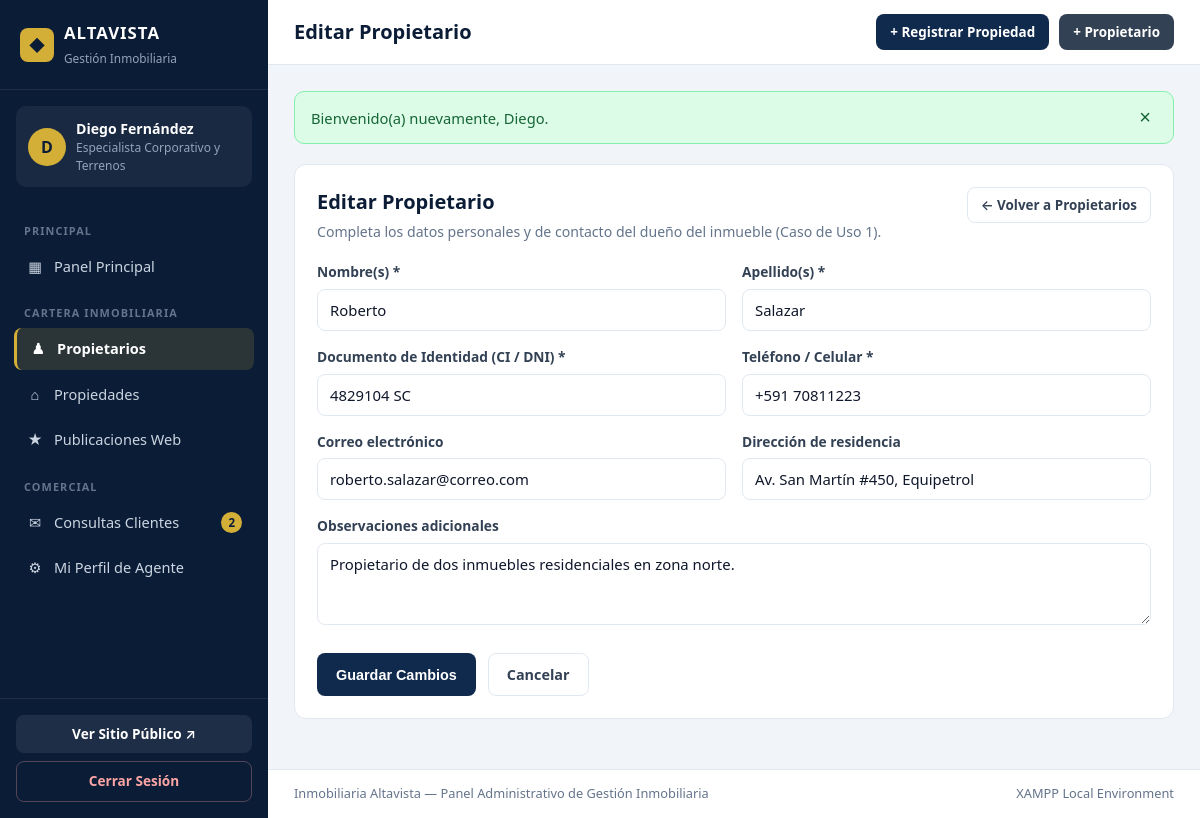
The app's page /admin/propietario_form.php?id=1 (signed in) with its own data.
### tables this page shows
CREATE TABLE `propietarios` (
  `id_propietario` INT NOT NULL AUTO_INCREMENT,
  `nombre` VARCHAR(100) NOT NULL,
  `apellido` VARCHAR(100) NOT NULL,
  `documento_identidad` VARCHAR(30) NOT NULL,
  `telefono` VARCHAR(30) NOT NULL,
  `email` VARCHAR(150) DEFAULT NULL,
  `direccion_residencia` VARCHAR(255) DEFAULT NULL,
  `notas` TEXT DEFAULT NULL,
  `fecha_registro` TIMESTAMP NOT NULL DEFAULT CURRENT_TIMESTAMP,
  PRIMARY KEY (`id_propietario`),
  UNIQUE KEY `uk_propietarios_documento` (`documento_identidad`)
);

### admin/propietario_form.php (the view, shortened to what this page needs)
<?php
require_once __DIR__ . '/../config/app.php';
$pdo = getDBConnection();
$id = (int) ($_GET['id'] ?? 0);
$propietario = null;
if ($id > 0) {
    $stmt = $pdo->prepare("SELECT * FROM propietarios WHERE id_propietario = ?");
    $stmt->execute([$id]);
    $propietario = $stmt->fetch();
}
$pageTitle = $propietario ? 'Editar Propietario' : 'Registrar Nuevo Propietario';
require_once __DIR__ . '/../includes/header_admin.php';
?>
<div class="admin-card form-card-container">
    <div class="card-header">
        <div>
            <h2><?= e($pageTitle) ?></h2>
            <p class="card-subtitle">Completa los datos personales y de contacto del dueño del inmueble (Caso de Uso 1).</p>
        </div>
        <a href="<?= url('admin/propietarios.php') ?>" class="btn btn-outline btn-sm">&larr; Volver a Propietarios</a>
    </div>
    <form action="<?= url('actions/propietario_guardar.php') ?>" method="POST" id="propietarioForm" class="admin-form" novalidate>
        <div class="form-grid-2">
            <div class="form-group">
                <label for="nombre">Nombre(s) *</label>
                <input type="text" id="nombre" name="nombre" required value="<?= e($propietario['nombre'] ?? '') ?>" placeholder="Ej. Roberto">
            </div>
            <div class="form-group">
                <label for="apellido">Apellido(s) *</label>
                <input type="text" id="apellido" name="apellido" required value="<?= e($propietario['apellido'] ?? '') ?>" placeholder="Ej. Salazar">
            </div>
        </div>
        <div class="form-grid-2">
            <div class="form-group">
                <label for="documento_identidad">Documento de Identidad (CI / DNI) *</label>
                <input type="text" id="documento_identidad" name="documento_identidad" required value="<?= e($propietario['documento_identidad'] ?? '') ?>" placeholder="Ej. 4829104 SC">
            </div>
            <div class="form-group">
                <label for="telefono">Teléfono / Celular *</label>
                <input type="text" id="telefono" name="telefono" required value="<?= e($propietario['telefono'] ?? '') ?>" placeholder="Ej. +591 70811223">
            </div>
        </div>
        <div class="form-grid-2">
            <div class="form-group">
                <label for="email">Correo electrónico</label>
                <input type="email" id="email" name="email" value="<?= e($propietario['email'] ?? '') ?>" placeholder="propietario@correo.com">
            </div>
            <div class="form-group">
                <label for="direccion_residencia">Dirección de residencia</label>
                <input type="text" id="direccion_residencia" name="direccion_residencia" value="<?= e($propietario['direccion_residencia'] ?? '') ?>" placeholder="Av. Principal #123">
            </div>
        </div>
        <div class="form-group">
            <label for="notas">Observaciones adicionales</label>
            <textarea id="notas" name="notas" rows="3" placeholder="Horarios preferidos de contacto, observaciones legales o comerciales..."><?= e($propietario['notas'] ?? '') ?></textarea>
        </div>
        <div class="form-actions">
            <button type="submit" class="btn btn-primary"><?= $propietario ? 'Guardar Cambios' : 'Registrar Propietario' ?></button>
            <a href="<?= url('admin/propietarios.php') ?>" class="btn btn-outline">Cancelar</a>
        </div>
    </form>
</div>
<?php require_once __DIR__ . '/../includes/footer_admin.php'; ?>

### assets/css/admin.css (style rules this page uses)
:root { --navy-950: #0b1c36; --navy-900: #102a4e; --navy-800: #1b3f73; --gold-500: #d4af37; --gold-600: #b8921f; --slate-900: #0f172a; --slate-700: #334155; --slate-600: #475569; --slate-500: #64748b; --slate-200: #e2e8f0; --slate-100: #f1f5f9; --slate-50: #f8fafc; --white: #ffffff; --green-600: #16a34a; --green-100: #dcfce7; --amber-600: #d97706; --amber-100: #fef3c7; --blue-600: #2563eb; --blue-100: #dbeafe; --red-600: #dc2626; --red-100: #fee2e2; }
*, *::before, *::after { box-sizing: border-box; }
body { margin: 0; font-family: 'Segoe UI', system-ui, -apple-system, Roboto, sans-serif; color: var(--slate-900); background: var(--slate-100); line-height: 1.5; }
a { color: inherit; text-decoration: none; }
.admin-body { display: flex; min-height: 100vh; }
.admin-card { background: var(--white); border: 1px solid var(--slate-200); border-radius: 12px; padding: 22px; margin-bottom: 24px; }
.form-card-container { max-width: 920px; }
.card-header { display: flex; align-items: flex-start; justify-content: space-between; gap: 16px; margin-bottom: 20px; }
.card-header h2 { margin: 0; font-size: 1.25rem; color: var(--navy-950); }
.card-subtitle { margin: 4px 0 0; font-size: 0.88rem; color: var(--slate-500); }
.form-grid-2 { display: grid; grid-template-columns: 1fr 1fr; gap: 16px; }
.form-group { margin-bottom: 16px; }
.form-group label { display: flex; justify-content: space-between; align-items: center; font-size: 0.86rem; font-weight: 600; color: var(--slate-700); margin-bottom: 6px; }
.form-group input, .form-group select, .form-group textarea { width: 100%; padding: 10px 12px; border: 1px solid var(--slate-200); border-radius: 8px; font-family: inherit; font-size: 0.93rem; color: var(--slate-900); background: var(--white); }
.form-actions { display: flex; gap: 12px; margin-top: 22px; }
.btn { display: inline-flex; align-items: center; justify-content: center; gap: 6px; padding: 10px 18px; border-radius: 8px; font-size: 0.9rem; font-weight: 600; border: 1px solid transparent; cursor: pointer; transition: all 0.18s ease; }
.btn-sm { padding: 7px 13px; font-size: 0.84rem; }
.btn-primary { background: var(--navy-900); color: var(--white); }
.btn-outline { border-color: var(--slate-200); background: var(--white); color: var(--slate-700); }

### records on screen
propietarios: nombre "Roberto", apellido "Salazar", documento_identidad "4829104 SC", telefono "+591 70811223", email "roberto.salazar@correo.com", direccion_residencia "Av. San Martín #450, Equipetrol", notas "Propietario de dos inmuebles residenciales en zona norte."

### other values on screen
mb_strtoupper(mb_substr($_SESSION['agente_nombre'] ?? 'A', 0, 1)) "D"
$_SESSION['agente_cargo'] "Especialista Corporativo y Terrenos"
$pendientesCount "2"
$pageTitle "Editar Propietario"
$msg "Bienvenido(a) nuevamente, Diego."
APP_NAME "Inmobiliaria Altavista"
